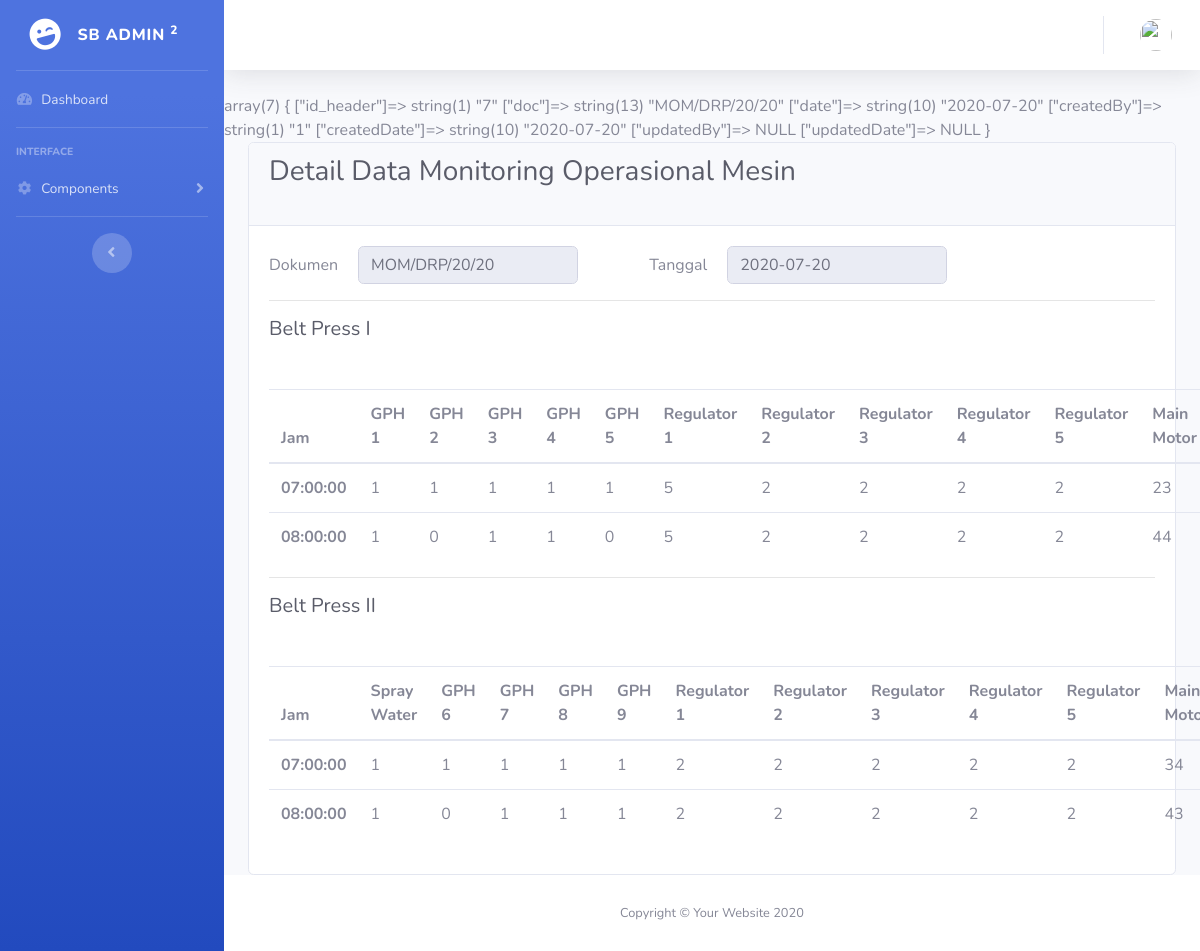
Screenshot of /dashboard/detail/7 with the database file from the repository.
### tables this page shows
CREATE TABLE `header` (
  `id_header` int(11) NOT NULL,
  `doc` varchar(128) NOT NULL,
  `date` date NOT NULL,
  `createdBy` int(11) NOT NULL,
  `createdDate` varchar(128) NOT NULL,
  `updatedBy` int(11) DEFAULT NULL,
  `updatedDate` varchar(128) DEFAULT NULL
);

CREATE TABLE `momitoringmom` (
  `id` int(11) NOT NULL,
  `header_id` int(11) NOT NULL,
  `jam` time NOT NULL,
  `gph1` tinyint(1) NOT NULL,
  `gph2` tinyint(1) NOT NULL,
  `gph3` tinyint(1) NOT NULL,
  `gph4` tinyint(1) NOT NULL,
  `gph5` tinyint(1) NOT NULL,
  `regulator1_bp1` int(11) NOT NULL,
  `regulator2_bp1` int(11) NOT NULL,
  `regulator3_bp1` int(11) NOT NULL,
  `regulator4_bp1` int(11) NOT NULL,
  `regulator5_bp1` int(11) NOT NULL,
  `mainMotor_bp1` int(11) NOT NULL,
  `sprayWater` tinyint(1) NOT NULL,
  `gph6` tinyint(1) NOT NULL,
  `gph7` tinyint(1) NOT NULL,
  `gph8` tinyint(1) NOT NULL,
  `gph9` tinyint(1) NOT NULL,
  `regulator1_bp2` int(11) NOT NULL,
  `regulator2_bp2` int(11) NOT NULL,
  `regulator3_bp2` int(11) NOT NULL,
  `regulator4_bp2` int(11) NOT NULL,
  `regulator5_bp2` int(11) NOT NULL,
  `mainMotor_bp2` int(11) NOT NULL
);

### application/controllers/Dashboard.php (called while the page is built, shortened)
<?php
class Dashboard extends CI_Controller
{
     public function __construct()
     {
          $this->load->model('Dashboard_model', 'dashboard');
     }
     public function detail($id_header)
     {
          $data['title'] = 'Detail MOM';
          $data['user'] = $this->dashboard->getSession();
          $data['header'] = $this->dashboard->getIdHeader($id_header);
          $data['momitoringmom'] = $this->dashboard->getDetail($id_header);
          $this->load->view('tampilan/header', $data);
          $this->load->view('tampilan/navbar', $data);
          $this->load->view('tampilan/topbar', $data);
          $this->load->view('dashboard/detail', $data);
          $this->load->view('tampilan/footer');
     }
}

### index.php (called while the page is built, shortened)
<?php
require_once BASEPATH.'core/CodeIgniter.php';

### application/models/Dashboard_model.php (called while the page is built, shortened)
<?php
class Dashboard_model extends CI_Model
{
     public function getIdHeader($id_header)
     {
          return $this->db->get_where('header', ['id_header' => $id_header])->row_array();
     }
     public function getDetail($id_header)
     {
          $this->db->select('*', 'header.doc', 'header.date', 'header.id');
          $this->db->from('header');
          $this->db->join('momitoringmom', 'momitoringmom.header_id = header.id_header');
          $this->db->where('momitoringmom.header_id', $id_header);
          return $this->db->get()->result_array();
     }
}

### application/views/dashboard/detail.php (the view)
<?php var_dump($header); ?>
<div class="container-fluid">
     <div class="card">
          <div class="card-header">
               <h1 class="h3 mb-4 text-gray-800">Detail Data Monitoring Operasional Mesin</h1>
          </div>
          <div class="card-body">
               <form class="form-inline">
                    <label for="doc" class="my-1 mr-2">Dokumen</label>
                    <div class="col-sm-4">
                         <input type="text" readonly class="form-control" id="doc" name="doc" value="<?= $header['doc']; ?>">
                    </div>
                    <label for="date" class="col-sm-1 col-form-label">Tanggal</label>
                    <div class="col-sm-4">
                         <input type="text" readonly class="form-control" id="date" name="date" value="<?= $header['date']; ?>">
                    </div>
               </form>
               <hr>
               <h6 class="h5 mb-5 text-gray-800">Belt Press I</h6>
               <table class="table">
                    <thead>
                         <tr>
                              <th scope="col">Jam</th>
                              <th scope="col">GPH 1</th>
                              <th scope="col">GPH 2</th>
                              <th scope="col">GPH 3</th>
                              <th scope="col">GPH 4</th>
                              <th scope="col">GPH 5</th>
                              <th scope="col">Regulator 1</th>
                              <th scope="col">Regulator 2</th>
                              <th scope="col">Regulator 3</th>
                              <th scope="col">Regulator 4</th>
                              <th scope="col">Regulator 5</th>
                              <th scope="col">Main Motor</th>
                         </tr>
                    </thead>
                    <tbody>
                         <?php foreach ($momitoringmom as $mm) : ?>
                              <tr>
                                   <th><?= $mm['jam']; ?></th>
                                   <td><?= $mm['gph1']; ?></td>
                                   <td><?= $mm['gph2']; ?></td>
                                   <td><?= $mm['gph3']; ?></td>
                                   <td><?= $mm['gph4']; ?></td>
                                   <td><?= $mm['gph5']; ?></td>
                                   <td><?= $mm['regulator1_bp1']; ?></td>
                                   <td><?= $mm['regulator2_bp1']; ?></td>
                                   <td><?= $mm['regulator3_bp1']; ?></td>
                                   <td><?= $mm['regulator4_bp1']; ?></td>
                                   <td><?= $mm['regulator5_bp1']; ?></td>
                                   <td><?= $mm['mainMotor_bp1']; ?></td>
                              </tr>
                         <?php endforeach; ?>
                    </tbody>
               </table>
               <hr>
               <h6 class="h5 mb-5 text-gray-800">Belt Press II</h6>
               <table class="table">
                    <thead>
                         <tr>
                              <th scope="col">Jam</th>
                              <th scope="col">Spray Water</th>
                              <th scope="col">GPH 6</th>
                              <th scope="col">GPH 7</th>
                              <th scope="col">GPH 8</th>
                              <th scope="col">GPH 9</th>
                              <th scope="col">Regulator 1</th>
                              <th scope="col">Regulator 2</th>
                              <th scope="col">Regulator 3</th>
                              <th scope="col">Regulator 4</th>
                              <th scope="col">Regulator 5</th>
                              <th scope="col">Main Motor</th>
                         </tr>
                    </thead>
                    <tbody>
                         <?php foreach ($momitoringmom as $mm) : ?>
                              <tr>
                                   <th><?= $mm['jam']; ?></th>
                                   <td><?= $mm['sprayWater']; ?></td>
                                   <td><?= $mm['gph6']; ?></td>
                                   <td><?= $mm['gph7']; ?></td>
                                   <td><?= $mm['gph8']; ?></td>
                                   <td><?= $mm['gph9']; ?></td>
                                   <td><?= $mm['regulator1_bp2']; ?></td>
                                   <td><?= $mm['regulator2_bp2']; ?></td>
                                   <td><?= $mm['regulator3_bp2']; ?></td>
                                   <td><?= $mm['regulator4_bp2']; ?></td>
                                   <td><?= $mm['regulator5_bp2']; ?></td>
                                   <td><?= $mm['mainMotor_bp2']; ?></td>
                              </tr>
                         <?php endforeach; ?>
                    </tbody>
               </table>
          </div>
     </div>
</div>

### application/views/tampilan/header.php (shortened to what this page needs)
<!DOCTYPE html>
<html lang="en">
<head>
     <link href="<?= base_url('assets/'); ?>vendor/fontawesome-free/css/all.min.css" rel="stylesheet" type="text/css">
     <link href="<?= base_url('assets/'); ?>css/sb-admin-2.min.css" rel="stylesheet">
</head>
<body id="page-top">
     <div id="wrapper">

### application/views/tampilan/navbar.php
<ul class="navbar-nav bg-gradient-primary sidebar sidebar-dark accordion" id="accordionSidebar">
     <a class="sidebar-brand d-flex align-items-center justify-content-center" href="index.html">
          <div class="sidebar-brand-icon rotate-n-15">
               <i class="fas fa-laugh-wink"></i>
          </div>
          <div class="sidebar-brand-text mx-3">SB Admin <sup>2</sup></div>
     </a>
     <hr class="sidebar-divider my-0">
     <li class="nav-item">
          <a class="nav-link" href="<?= base_url('dashboard') ?>">
               <i class="fas fa-fw fa-tachometer-alt"></i>
               <span>Dashboard</span></a>
     </li>
     <hr class="sidebar-divider">
     <div class="sidebar-heading">
          Interface
     </div>
     <li class="nav-item">
          <a class="nav-link collapsed" href="#" data-toggle="collapse" data-target="#collapseTwo" aria-expanded="true" aria-controls="collapseTwo">
               <i class="fas fa-fw fa-cog"></i>
               <span>Components</span>
          </a>
     </li>
     <hr class="sidebar-divider d-none d-md-block">
     <div class="text-center d-none d-md-inline">
          <button class="rounded-circle border-0" id="sidebarToggle"></button>
     </div>
</ul>

### application/views/tampilan/topbar.php (shortened to what this page needs)
<div id="content-wrapper" class="d-flex flex-column">
     <div id="content">
          <nav class="navbar navbar-expand navbar-light bg-white topbar mb-4 static-top shadow">
               <ul class="navbar-nav ml-auto">
                    <li class="nav-item dropdown no-arrow">
                         <a class="nav-link dropdown-toggle" href="#" id="userDropdown" role="button" data-toggle="dropdown" aria-haspopup="true" aria-expanded="false">
                              <img class="img-profile rounded-circle" src="<?= base_url('assets/img/profile/') . $user['image']; ?>">
                         </a>
                    </li>
               </ul>
          </nav>

### application/views/tampilan/footer.php (shortened to what this page needs)
<footer class="sticky-footer bg-white">
     <div class="container my-auto">
          <div class="copyright text-center my-auto">
               <span>Copyright &copy; Your Website 2020</span>
          </div>
     </div>
</footer>
</div>
</div>
</body>
</html>

### rows the page displays
header: doc "MOM/DRP/20/20", date "2020-07-20"
momitoringmom: jam "07:00:00", gph1 "1", gph2 "1", gph3 "1", gph4 "1", gph5 "1", regulator1_bp1 "5", regulator2_bp1 "2", regulator3_bp1 "2", regulator4_bp1 "2", regulator5_bp1 "2", mainMotor_bp1 "23", sprayWater "1", gph6 "1", gph7 "1", gph8 "1", gph9 "1", regulator1_bp2 "2", regulator2_bp2 "2", regulator3_bp2 "2", regulator4_bp2 "2", regulator5_bp2 "2", mainMotor_bp2 "34"
momitoringmom: jam "08:00:00", gph1 "1", gph2 "0", gph3 "1", gph4 "1", gph5 "0", regulator1_bp1 "5", regulator2_bp1 "2", regulator3_bp1 "2", regulator4_bp1 "2", regulator5_bp1 "2", mainMotor_bp1 "44", sprayWater "1", gph6 "0", gph7 "1", gph8 "1", gph9 "1", regulator1_bp2 "2", regulator2_bp2 "2", regulator3_bp2 "2", regulator4_bp2 "2", regulator5_bp2 "2", mainMotor_bp2 "43"
